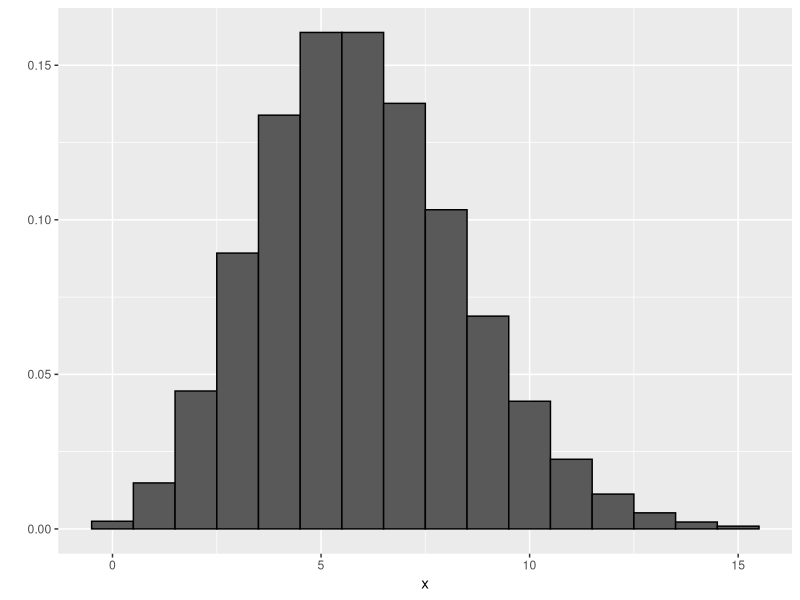
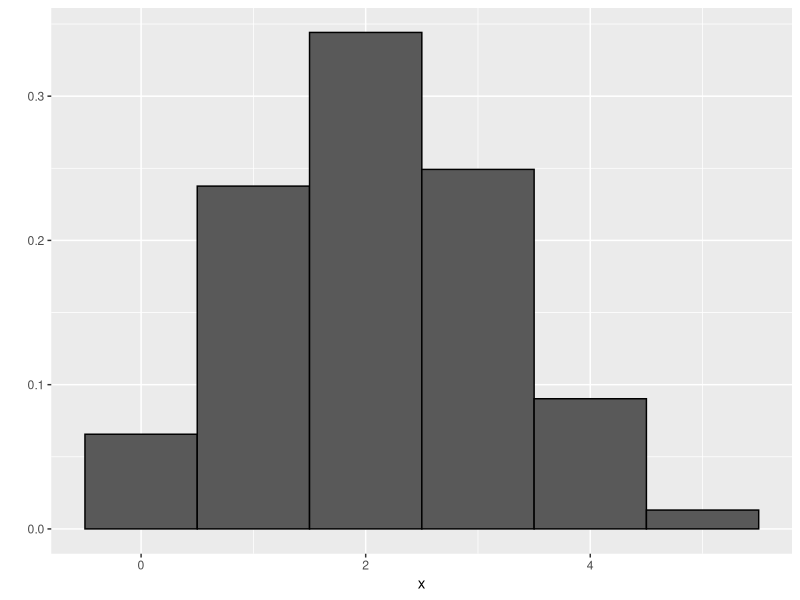

These charts were generated, in order, by the following R code:
# RANDOM EXAMPLES
#-----------------------------------------------------------------------------------------------
# Examples FOR POISSON DISTRIBUTION
#-----------------------------------------------------------------------------------------------
# Calls to a customer-service line come at an everage rate of 6 every 5 minutes
# 1) what is the prob that there are exactly 4 calls in a 5 minute period?
#    That there are at least 4?

# EXACTLY 4 successes
dpois(4, 6)

# AT LEAST 4 successes (at most 3 success)
1-ppois(3, 6)

# 2) Construct a prob hist. for the number of calls to the line in a given 5 minute-period
x <- 0:15
probs <- dpois(x, 6)
probs
library(tidyverse)
qplot(x, weight=probs, geom="histogram", bins= 16,
      color = I("black"))

# 3) Simulate the number of calls in 50 such periods
rpois(50, 6)

#-----------------------------------------------------------------------------------------------
# Examples FOR BINOMIAL DISTRIBUTION
#-----------------------------------------------------------------------------------------------
# Let X represent the number of sixes in 10 rolls of a fair die. Simulate 50 runs of this prob
rbinom(50, 10, 1/6)
table(rbinom(50, 10, 1/6))

# In survey, 72% of Americans prefer dogs to cats. If 8 Americans are chosen at random, what is the
# prob that exactly 6 prefer dogs? That fewer than 6 do?
# x = 6, sample size = 8, prob of success= 72%
dbinom(6, 8, .72)

# P(X < 6)
pbinom(5, 8, .72)

# A weighted coin has a 42% chance of coming up heads. What is the expected number of heads in 5 tosses? 
# The Standard Deviation? Construct a prob hist for X, the number of heads in 5 tosses.
x <- 0:5
p <- dbinom(x, 5, .42)
p
sum(p)


weighted.mean(x, p)
# HIST
library(tidyverse)
qplot(x, weight = p, geom = "histogram", bins = 6, col= I("black"))
